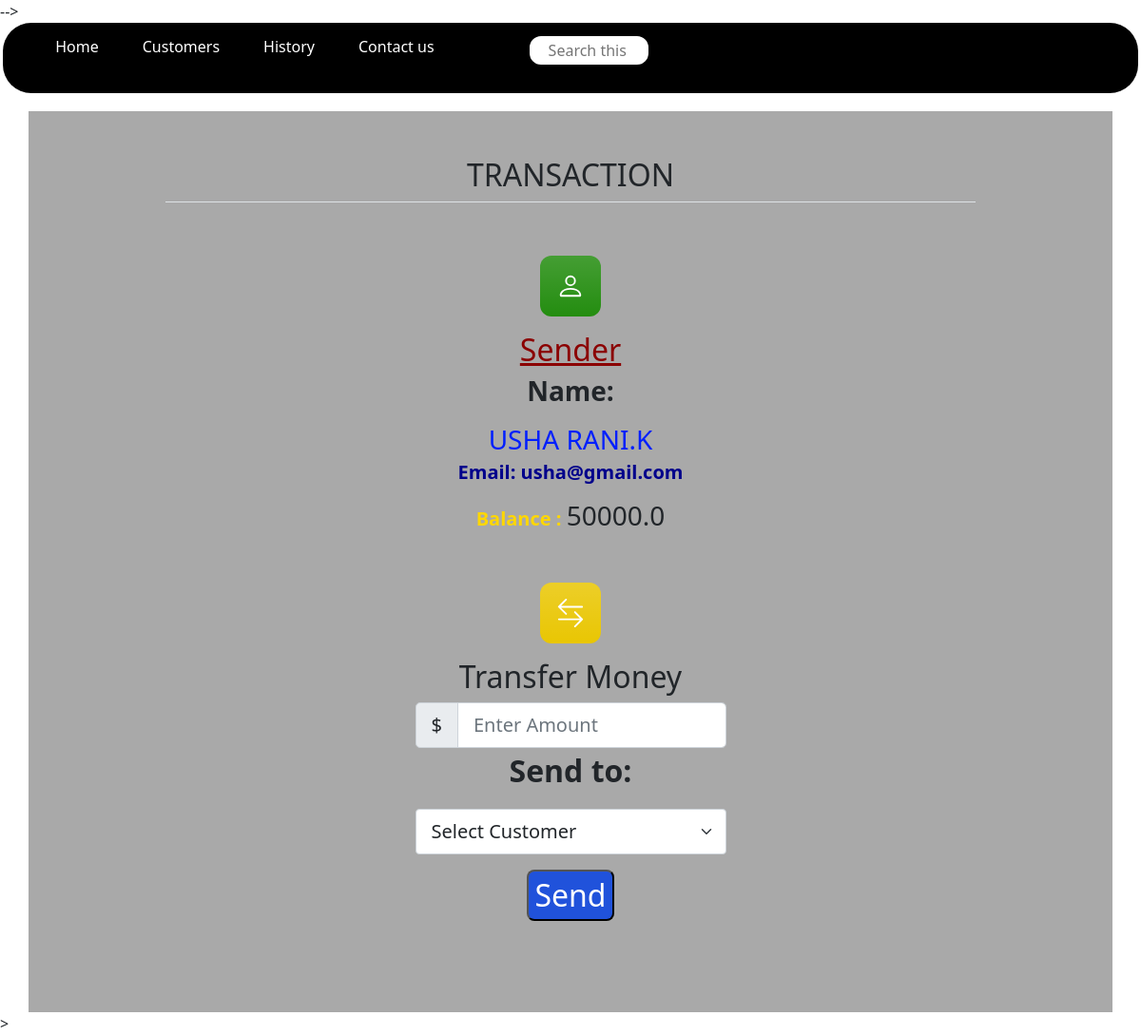
The app's page /customer/profile/18 with its own data.
### CUSTOMERS/models.py (models this page shows, shortened)
class customer(models.Model):
    idd = models.IntegerField(default=0)
    name = models.CharField(max_length=50)
    email = models.EmailField(max_length=100)
    balance = models.FloatField()

### CUSTOMERS/views.py (the view, shortened to what this page needs)
# urls.py: path('profile/<int:cust_id>',views.profile,name='profile'),
def profile(request,cust_id):
    sender = customer.objects.get(id=cust_id)
    return render(request,'profile.html',{'customer_list':all_customer_list, 'sender':sender})

### templates/profile.html (shortened to what this page needs)
{% load static %}
<!doctype html>
<html lang="en">
<head>
  <link href="/docs/5.0/dist/css/bootstrap.min.css" rel="stylesheet"
>
  <link href="https://cdn.jsdelivr.net/npm/bootstrap@5.0.0-beta3/dist/css/bootstrap.min.css" rel="stylesheet"
>
  <link href="{% static 'css/heavy.css'%}" rel="stylesheet">
  <link href="{% static 'css/dom.css'%}" rel="stylesheet">
  <link href="{% static 'css/profile.css'%}" rel="stylesheet">
</head>
<body>
  <header style="padding: 0rem 0.2rem 1.2rem;">
    <nav class="navbar" style="padding:initial"; >
      <ul>
        <li><a href="/">Home</a></li>
        <li><a href="{% url 'customer:customer_list' %}">Customers</a></li>
        <li><a href="{% url 'customer:history' %}">History</a></li>
        <li><a href="#">Contact us</a></li>
        <div class="search" style="float:left;">
          <input type="text" name="search" id="search" placeholder="Search this website">
        </div>
      </ul>
    </nav>
  </header>
  <div style="height: 70px; position:fixed; bottom:0; width:100%;">
  </div>
  <div class="container py-5 new_style" id="featured-3">
    <h2 class="pb-2 border-bottom">TRANSACTION</h2>
    <div class="row g-5 py-5" id="dheeraj">
      <div class="feature col-md-5">
        <div class="feature-icon bg-gradient" id="icon1">
        </div>
        <h2 style="color: darkred; text-decoration: underline">Sender</h2>
        <h3 style="font-weight:bold;"> Name: </h3>
        <h3 id="sender" style="display:inline;">{{sender.name}}</h3>
        <h5 id="email"style="font-weight: bold;color: darkblue;">Email: {{sender.email}}</h5>
        <h5 style="font-weight:bold;  display:inline; color:gold">Balance : </h5>
        <h3 style="display:inline;">{{sender.balance}}</h3>
      </div>
      <div class="feature col-md-5">
        <div class="feature-icon  bg-gradient" id="icon2">
        </div>
        <h2>Transfer Money</h2>
        <form method="POST">
          <div class="input-group input-group-lg">
            <span class="input-group-text">$</span>
            <input type="text" class="form-control" aria-label="Sizing example input"
              aria-describedby="inputGroup-sizing-lg" name="amount_transfer" placeholder="Enter Amount">
          </div>
          <p>Send to:</p>
          <select class="form-select form-select-lg mb-3" aria-label=".form-select-lg example" name="receiver">
            <option selected>Select Customer</option>
          </select>
          <button id="but" class="but" type="submit">Send</button>
        </form>
      </div>
    </div>
  </div>
</body>>
</body>
</html>

### static/css/dom.css (style rules this page uses)
.navbar { background-color: black; border-radius: 30px; }
.navbar ul { overflow: auto; }
.navbar li { float:left; list-style: none; margin: 13px 20px; }
.navbar li a { padding: 3px 3px; text-decoration: none; color: white; }
.search { float: right; color: white; padding: 12px 75px; }
.navbar input { border: 2px solid black; border-radius: 14px; padding: 3px 20px; width: 129px; }
.container { padding: 0.5rem 9rem; font-weight: bold; font-size: 2rem; text-align: center; }

### static/css/profile.css (style rules this page uses)
.bi { vertical-align: -.125em; fill: currentColor; }
.feature-icon { display: inline-flex; align-items: center; justify-content: center; width: 4rem; height: 4rem; margin-bottom: 1rem; font-size: 2rem; color: #fff; border-radius: .75rem; }

### templates/profile.html (style rules this page uses)
body { background-image: url('/static/BACKGROUND_3.jpg'); background-size: 100% 100%; background-repeat: no-repeat; }
.but { background-color: rgb(32, 82, 219); border-radius: .5rem; color: white; }
#dheeraj { flex-direction: column; align-content: center; }
#icon1 { background-color: #248d10; }
#icon2 { background-color: rgb(233, 198, 3); }
.new_style { background-color: darkgray; }
#sender { color: #001fff; text-transform: uppercase; }

### records on screen
customer: name "USHA RANI.K", email "usha@gmail.com", balance "50000.0"
